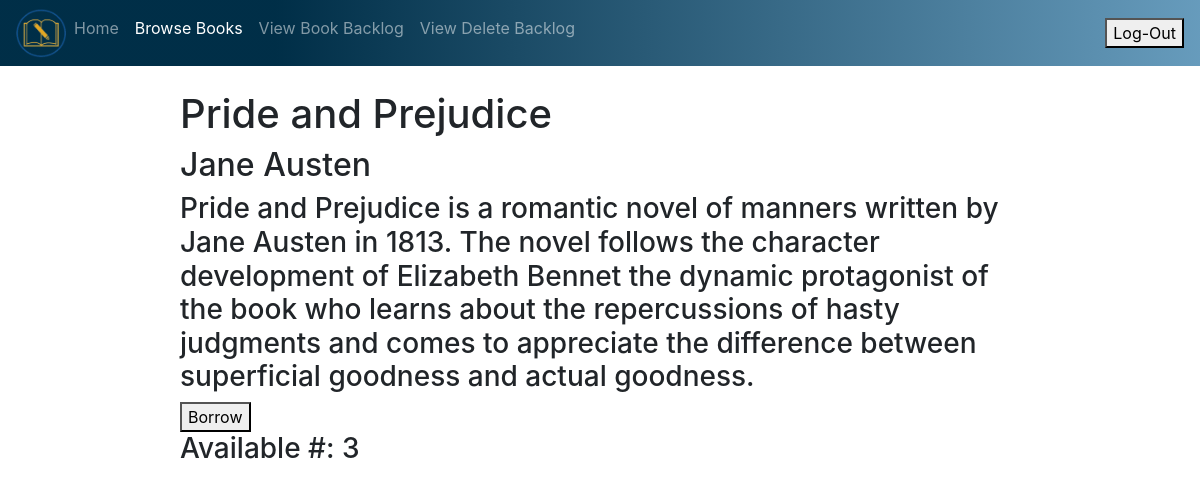
Screenshot of /browse_books/4 (signed in) with the database file from the repository.
### app/models.py (models this page shows)
class Book(db.Model):
    id = db.Column(db.Integer, primary_key=True)
    name = db.Column(db.String(120), unique=True, nullable=False)
    author = db.Column(db.String(120), nullable=False)
    synopsis = db.Column(db.String(500), nullable=True)
    book_attributes = db.relationship('BookAttributes', backref='book', lazy=True)
    owned_by_users = db.relationship('UserBooks', backref='book', lazy=True)

class BookAttributes(db.Model):
    book_id = db.Column(db.Integer, db.ForeignKey('book.id'), primary_key=True)
    genre = db.Column(db.String(100))  # Department the user belongs to (if applicable)
    stock_quantity = db.Column(db.Integer, default=0.0)  # Current fees user owes
    is_available = db.Column(db.Boolean, default=False)  # Whether the book is reserved for a high priority reason (like for a classroom let's say)

### app/routes.py (the view)
@myapp_obj.route('/browse_books/<int:book_id>', methods=['GET','POST'])        #URL varies to view different email messages
def bookView(book_id):
    book = Book.query.filter_by(id=book_id).first()
    attributes = BookAttributes.query.filter_by(book_id=book_id).first()
    if current_user.is_authenticated:
        if request.method == 'POST':
            if request.form.get('Borrow') == 'Borrow':
                flash(f'Hello1')
                return redirect('/browse_books/' + str(book_id))
        return render_template('view_book_logged_in.html', title='Catalog', book=book, attributes=attributes, role = current_user.role)
    else:
        if request.method == 'POST':
            if request.form.get('Borrow') == 'Borrow':
                flash(f'Must be logged in')
                return redirect('/login')
        return render_template('view_book_logged_out.html', title='Catalog', book=book, attributes=attributes)

### app/models.py (called while the page is built)
@login_manager.user_loader
def load_user(user_id):
    return User.query.get(int(user_id))

### app/templates/view_book_logged_in.html (shortened to what this page needs)
<!doctype html>
<html lang="en">
  <head>
    <link rel="stylesheet" href="https://cdn.jsdelivr.net/npm/bootstrap@4.3.1/dist/css/bootstrap.min.css">
    <link href="{{url_for('static', filename='books.css')}}" rel="stylesheet">
  </head>
  <body>
   <nav class="navbar navbar-expand-lg navbar-dark" style="background: linear-gradient(90deg, hsla(201, 100%, 14%, 1) 23%, hsla(203, 39%, 57%, 1) 100%);">
    <div class="collapse navbar-collapse" id="navbarNav">
      <ul class="navbar-nav">
        <img src = "../static/img.png" class = "logo" width="50px">
        <li class="nav-item">
          <a class="nav-link" href="/home">Home <span class="sr-only">(current)</span></a>
        </li>
        <li class="nav-item active">
            <a class="nav-link" href="/browse_books">Browse Books<span class="sr-only">(current)</span></a>
        </li>
        {% if role == "Admin" %}
          <li class="nav-item">
            <a class="nav-link" href="/view_book_backlog">View Book Backlog<span class="sr-only">(current)</span></a>
          </li>
          <li class="nav-item">
            <a class="nav-link" href="/view_delete_backlog">View Delete Backlog<span class="sr-only">(current)</span></a>
          </li>
        {% elif role == "Librarian" or "Library Assistant" %}
          <li class="nav-item">
            <a class="nav-link" href="/view_book_backlog">View Book Backlog<span class="sr-only">(current)</span></a>
          </li>
        {% endif %}
      </ul>
    </div>
    <form method="post" action="/home">
      <button type="submit" value="Log-Out" name="logOut">Log-Out</button>
    </form>
</nav>
  <div class ="background-home">
    <div class="list_books">
      <h1>{{book.name}}</h1>
      <h2>{{book.author}}</h2>
      <h3>{{book.synopsis}}</h3>
      <form method="post" action="/browse_books/{{book.id}}">
        <button type="submit" value="Borrow" name="Borrow">Borrow</button>
      </form>
      <h3>Available #: {{attributes.stock_quantity}}</h3>
    </div>
  </div>
  </body>
</html>

### app/static/books.css (style rules this page uses)
.list_books { padding-top:2%; margin-left:15%; margin-right:15%; }

### rows the page displays
Book: name "Pride and Prejudice", author "Jane Austen", synopsis "Pride and Prejudice is a romantic novel of manners written by Jane Austen in 1813. The novel follows the character development of Elizabeth Bennet the dynamic protagonist of the book who learns about the repercussions of hasty judgments and comes to appreciate the difference between superficial goodness and actual goodness."
BookAttributes: stock_quantity "3"
